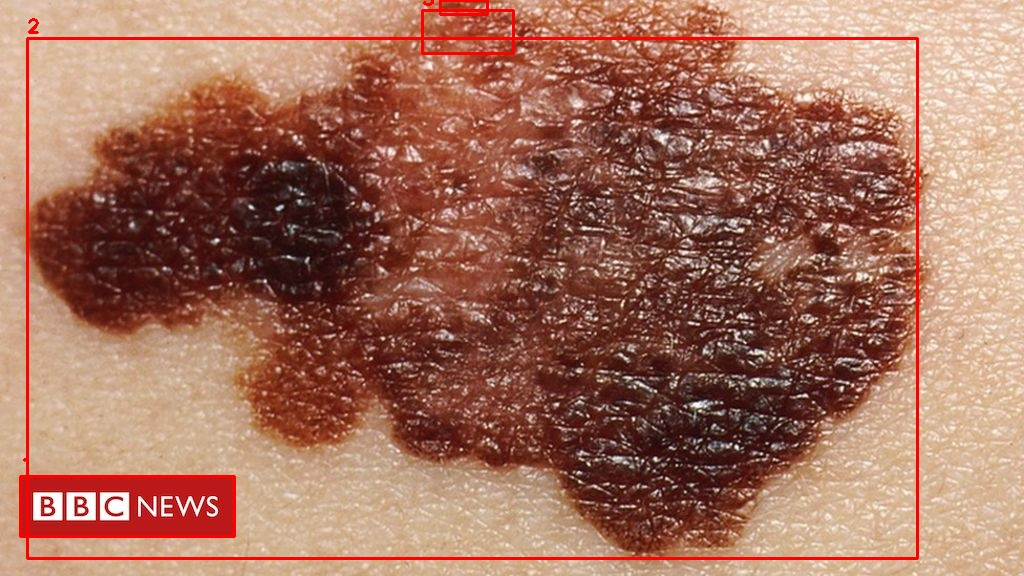
#> input picture projeto_fastapi_iot/imagens/annot_53986a21334c435a93f30804e4947ca7.jpg, 1024 x 576 px
$ python -i app.py   (imports and definitions only)
#> lines starting #> are read from the running program, lines starting #| are printed output that depends on the picture; after the words box and inside, x2 and y2 are one past the last pixel; in counts of white or black regions, pixels touching at a corner belong together
#> further down, picture is the input picture: shape (576, 1024, 3); mean B, G, R 94.2, 113.3, 164.4
from fastapi import FastAPI, File, UploadFile
from fastapi.responses import JSONResponse
from fastapi.staticfiles import StaticFiles
import cv2
import numpy as np
import tempfile
import os
from uuid import uuid4

# [1 line not run here, left out]

IMAGES_DIR = "imagens"
# [3 lines not run here, left out]

def detectar_manchas(imagem, min_area_ratio=0.0005):
    """
    Detecta manchas escuras na imagem.
    - min_area_ratio: fração mínima da área da imagem para considerar um contorno como 'mancha'.
    Retorna dicionário com métricas e a imagem anotada (BGR).
    """
#> called with min_area_ratio = 0.0005
    # garantia de copy
    img = imagem.copy()
    h, w = img.shape[:2]
#> h = 576; w = 1024
    image_area = h * w
#> image_area = 589824

    # 1) pré-processamento
    gray = cv2.cvtColor(img, cv2.COLOR_BGR2GRAY)
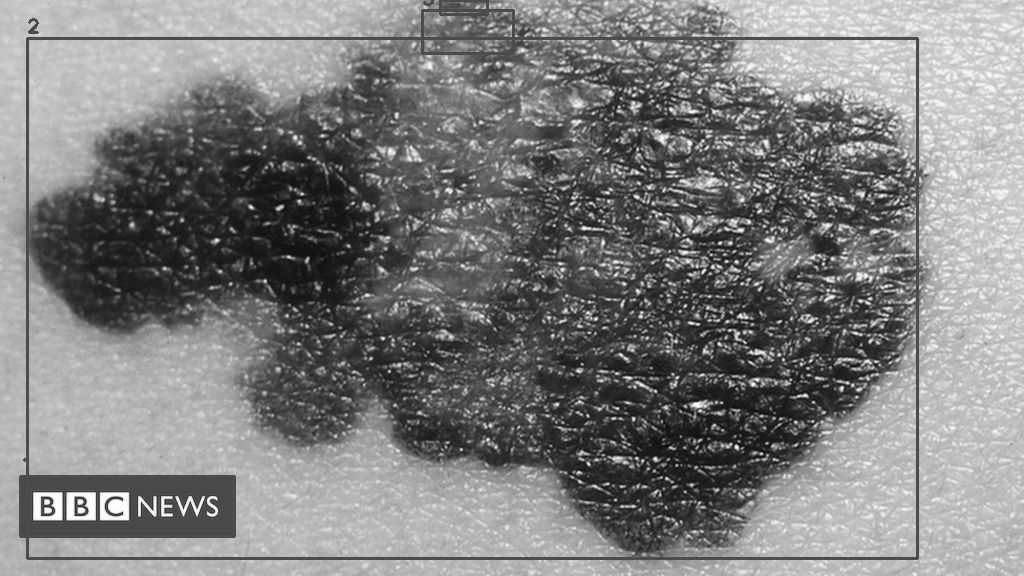
#> gray: shape (576, 1024); min 6, max 255, mean 126.4
    blur = cv2.GaussianBlur(gray, (5, 5), 0)

    # 2) segmentação: regiões escuras -> THRESH_BINARY_INV + Otsu
    _, thresh = cv2.threshold(blur, 0, 255, cv2.THRESH_BINARY_INV + cv2.THRESH_OTSU)
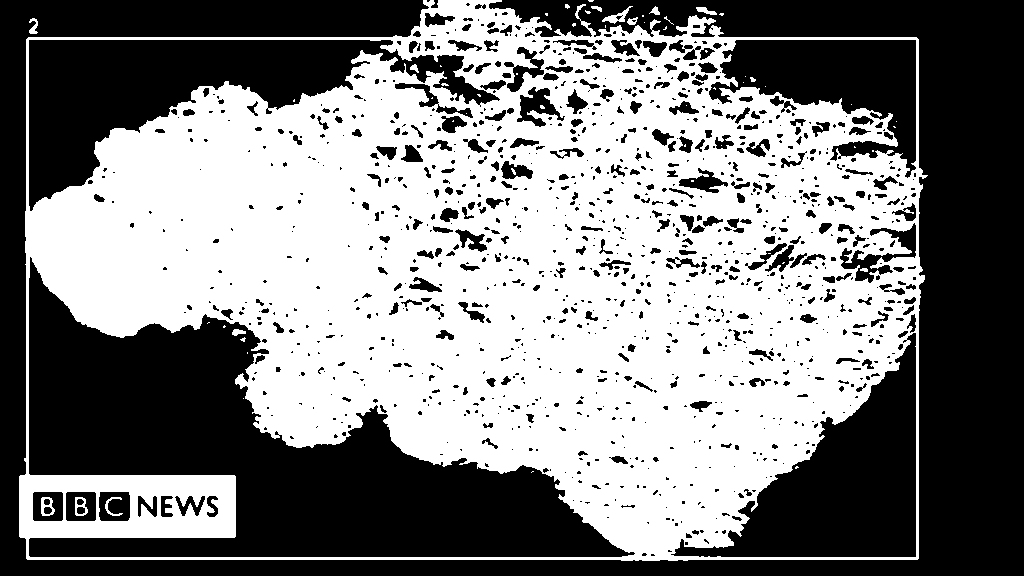
#> thresh: shape (576, 1024); 50.9% white; 1192 black regions (837 under 20 px), largest, box (x1, y1, x2, y2) and area: (0, 0, 1024, 576) 116365, (29, 257, 635, 557) 74351, (29, 40, 500, 211) 29074

    # 3) operações morfológicas para limpar ruído
    kernel = cv2.getStructuringElement(cv2.MORPH_ELLIPSE, (5, 5))
    clean = cv2.morphologyEx(thresh, cv2.MORPH_OPEN, kernel, iterations=2)
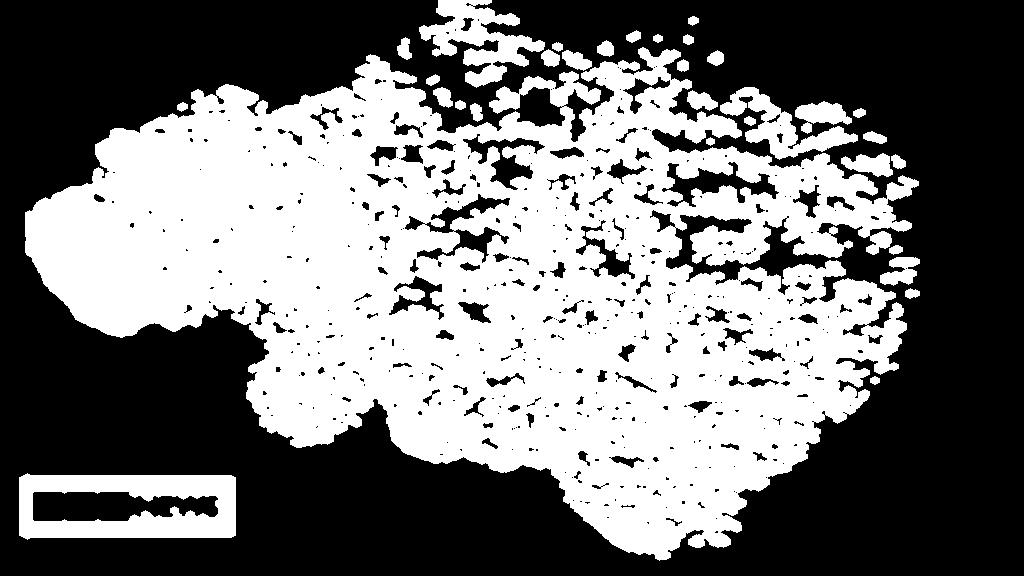
#> clean: shape (576, 1024); 45.3% white; 32 white regions, largest, box (x1, y1, x2, y2) and area: (25, 47, 919, 561) 243203, (19, 473, 236, 540) 9439, (419, 0, 545, 88) 4793
    clean = cv2.morphologyEx(clean, cv2.MORPH_CLOSE, kernel, iterations=1)
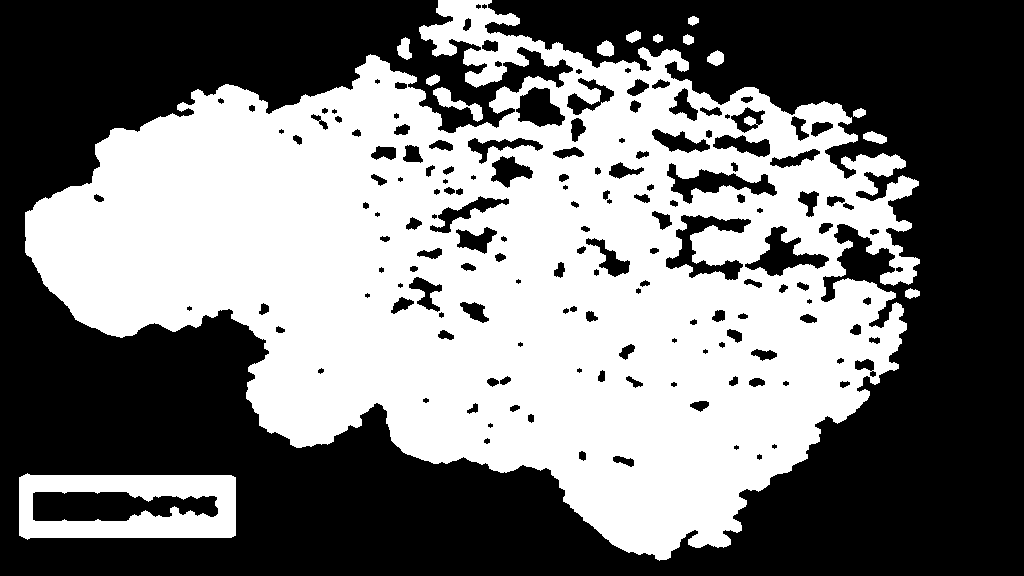
#> clean: shape (576, 1024); 46.7% white; 14 white regions

    # 4) encontrar contornos
    contours, _ = cv2.findContours(clean, cv2.RETR_EXTERNAL, cv2.CHAIN_APPROX_SIMPLE)
#> contours = 14 contours; largest, box (x1, y1, x2, y2) and area: (25, 0, 920, 561) 285201, (19, 473, 236, 540) 13384, (433, 87, 483, 122) 477, (397, 37, 412, 60) 192, (597, 40, 614, 57) 182

    # 5) filtrar contornos por área mínima relativa
    min_area = image_area * min_area_ratio
#> min_area = 294.9
    spots = []
    total_spots_area = 0.0

    annotated = img.copy()
    for cnt in contours:
        area = cv2.contourArea(cnt)
        if area < min_area:
            continue
        x, y, cw, ch = cv2.boundingRect(cnt)
        total_spots_area += area
        spots.append({
            "area": round(float(area), 2),
            "bbox": [int(x), int(y), int(cw), int(ch)]
        })
        cv2.rectangle(annotated, (x, y), (x + cw, y + ch), (0, 0, 255), 2)
        cv2.putText(annotated, f"{len(spots)}", (x, y - 6), cv2.FONT_HERSHEY_SIMPLEX, 0.6, (0, 0, 255), 2)
#> this loop made 14 passes
#> area on passes 2, 3, 4, 6, 7, 8, 9, 10, 11, 12, 13: 96.5, 172, 76.5, 92, 168, 182, 192.5, 74.5, 52, 110, 64.5
#> (area, x, y, cw, ch, total_spots_area) on passes 1, 5, 14: (13384, 19, 473, 217, 67, 13384), (477, 433, 87, 50, 35, 13861), (285201, 25, 0, 895, 561, 299062)
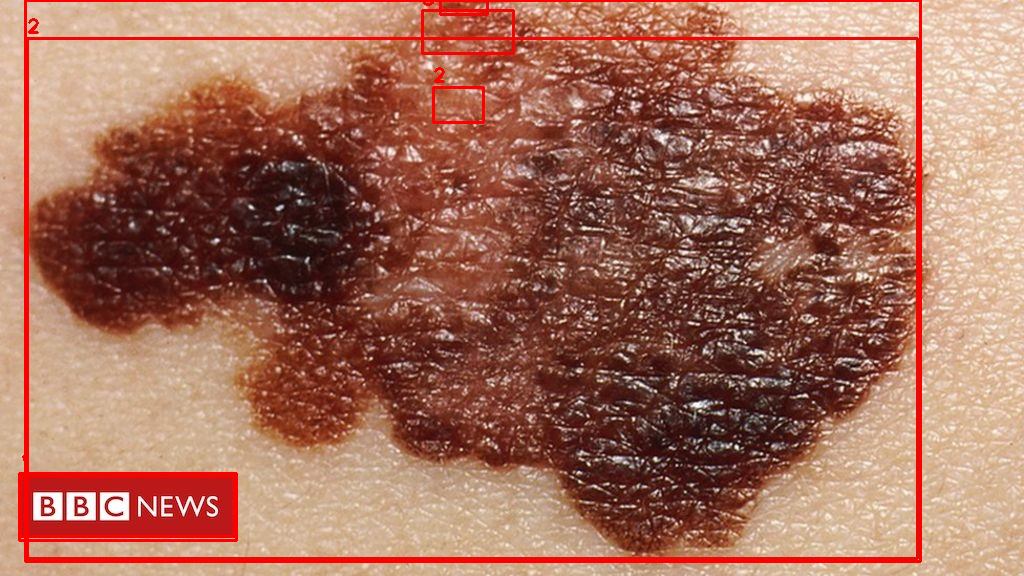
#> annotated: shape (576, 1024, 3); 1.72% of pixels changed, all inside (x1, y1, x2, y2) = (18, 0, 922, 563)
#> after the loop, spots = 3 items; total_spots_area = 299062

    percentual = (total_spots_area / image_area) * 100.0
#> percentual = 50.7

    if percentual > 15:
        mensagem = "Manchas extensas detectadas"
    elif percentual > 5:
        mensagem = "Possíveis manchas detectadas"
    else:
        mensagem = "Imagem limpa"

    resultado = {
        "percentual_manchas": round(percentual, 2),
        "num_manchas": len(spots),
        "spots": spots,
        "mensagem": mensagem,
        "annotated_image_obj": annotated
    }
    return resultado


# [3 lines that did not run here, left out]


# [36 lines not run here, left out]

>>> import cv2
>>> picture = cv2.imread('imagens/annot_53986a21334c435a93f30804e4947ca7.jpg')
>>> result = detectar_manchas(picture)
#> result = 5 items
